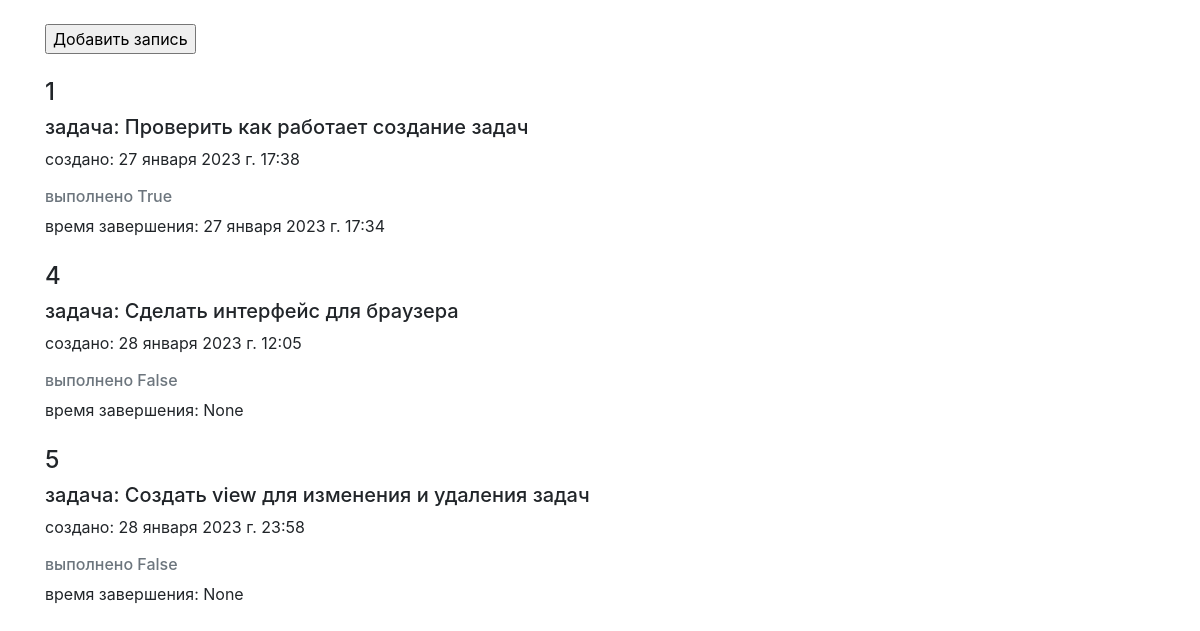
/tasks/, run on an earlier commit of the app's database.
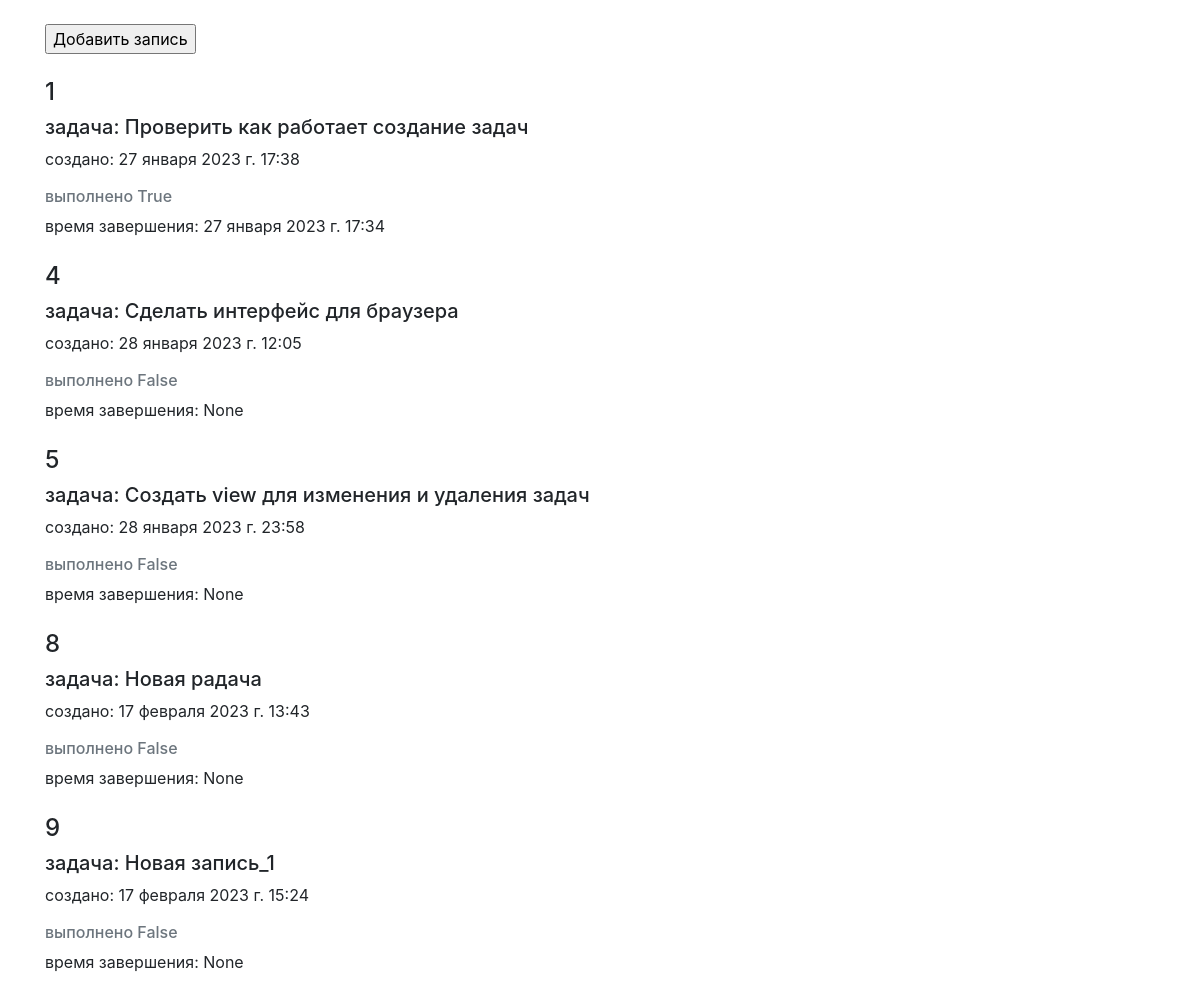
And on a later commit of the database.
### tdlist/models.py (models this page shows, shortened)
class Tasklist(models.Model):
    taskText = models.CharField(
        max_length=200, help_text="Описание задачи", verbose_name="Текст задачи"
    )
    created_time = models.DateTimeField(
        default=datetime.now(), help_text="Дата создения задачи", verbose_name="Создано"
    )
    is_done = models.BooleanField(
        default=False, help_text="Пометка о выполнении", verbose_name="Выполнено"
    )
    finish_time = models.DateTimeField(
        default=None,
        help_text="Время завершения задачи",
        blank=True,
        null=True,
        verbose_name="Время завершения",
    )

### tdlist/views.py (the view)
# urls.py: path("tasks/", TaskListView.as_view()),
class TaskListView(ListView):
    context_object_name = "tasks_"
    model = Tasklist
    template_name = "task_list.html"

### tdlist/templates/task_list.html
{% extends 'base.html' %}
{% block content %}
    <form action="new" method="get">
        <input type="submit" value="Добавить запись">
    </form><br>
    {% for task in tasks_ %}
        <div class="task mb-4">
            <div class="task-body">
                <h4 class="task-title">{{ task.pk }}</h4>
                <h5 class="task-title">задача: {{ task.taskText }}</h5>
                <p class="task-text">создано: {{ task.created_time }}</p>
                <h6 class="task-subtitle mb-2 text-muted">выполнено {{ task.is_done }}</h6>
                <p class="task-text">время завершения: {{ task.finish_time }}</p>
            </div>
        </div>
    {% endfor %}
{% endblock content %}

What changed in the data, as far as the page shows it:
added Tasklist: pk "8", taskText "Новая pадача", created_time "17 февраля 2023 г. 13:43", is_done "False", finish_time "None"
added Tasklist: pk "9", taskText "Новая запись_1", created_time "17 февраля 2023 г. 15:24", is_done "False", finish_time "None"
